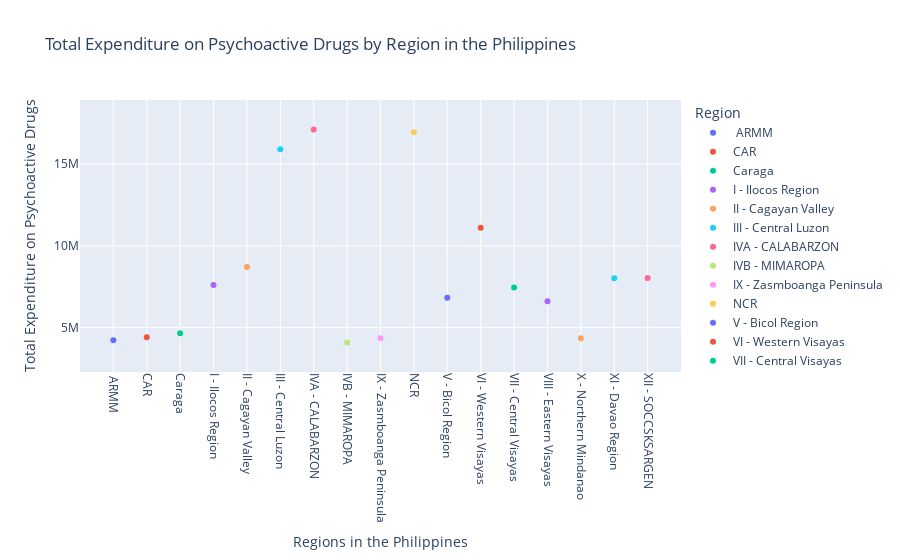

The cell this chart's notebook holds for it:
### Code cell
import pandas as pd
import plotly.express as px
%matplotlib inline

data = pd.read_excel('Family Income and Expenditure.xlsx', usecols='A,B,C,D,M,N,AH')

data['Psychoactive Drugs'] = data['Alcoholic Beverages Expenditure'] + data['Tobacco Expenditure']

df_region = data.groupby('Region')['Psychoactive Drugs'].sum().reset_index()

fig = px.scatter(df_region, x='Region', y='Psychoactive Drugs', color='Region',
                 title='Total Expenditure on Psychoactive Drugs by Region in the Philippines',
                 labels={'Region': 'Regions in the Philippines',
                         'Psychoactive Drugs': 'Total Expenditure on Psychoactive Drugs'})

fig.update_layout(xaxis={'tickangle': 90},
                  yaxis={'title': 'Total Expenditure on Psychoactive Drugs'},
                  legend={'title': 'Region'})

fig.show()

### Figure 1 — Plotly figure (JSON) as saved in the notebook; plotly's stock layout.template omitted (floating-point values rounded to 4 significant figures)
{"data": [{"hovertemplate": "Regions in the Philippines=%{x}<br>Total Expenditure on Psychoactive Drugs=%{y}<extra></extra>", "legendgroup": " ARMM", "marker": {"color": "#636efa", "symbol": "circle"}, "mode": "markers", "name": " ARMM", "orientation": "v", "showlegend": true, "type": "scatter", "x": [" ARMM"], "xaxis": "x", "y": [4220489], "yaxis": "y"}, {"hovertemplate": "Regions in the Philippines=%{x}<br>Total Expenditure on Psychoactive Drugs=%{y}<extra></extra>", "legendgroup": "CAR", "marker": {"color": "#EF553B", "symbol": "circle"}, "mode": "markers", "name": "CAR", "orientation": "v", "showlegend": true, "type": "scatter", "x": ["CAR"], "xaxis": "x", "y": [4410401], "yaxis": "y"}, {"hovertemplate": "Regions in the Philippines=%{x}<br>Total Expenditure on Psychoactive Drugs=%{y}<extra></extra>", "legendgroup": "Caraga", "marker": {"color": "#00cc96", "symbol": "circle"}, "mode": "markers", "name": "Caraga", "orientation": "v", "showlegend": true, "type": "scatter", "x": ["Caraga"], "xaxis": "x", "y": [4653442], "yaxis": "y"}, {"hovertemplate": "Regions in the Philippines=%{x}<br>Total Expenditure on Psychoactive Drugs=%{y}<extra></extra>", "legendgroup": "I - Ilocos Region", "marker": {"color": "#ab63fa", "symbol": "circle"}, "mode": "markers", "name": "I - Ilocos Region", "orientation": "v", "showlegend": true, "type": "scatter", "x": ["I - Ilocos Region"], "xaxis": "x", "y": [7600076], "yaxis": "y"}, {"hovertemplate": "Regions in the Philippines=%{x}<br>Total Expenditure on Psychoactive Drugs=%{y}<extra></extra>", "legendgroup": "II - Cagayan Valley", "marker": {"color": "#FFA15A", "symbol": "circle"}, "mode": "markers", "name": "II - Cagayan Valley", "orientation": "v", "showlegend": true, "type": "scatter", "x": ["II - Cagayan Valley"], "xaxis": "x", "y": [8707784], "yaxis": "y"}, {"hovertemplate": "Regions in the Philippines=%{x}<br>Total Expenditure on Psychoactive Drugs=%{y}<extra></extra>", "legendgroup": "III - Central Luzon", "marker": {"color": "#19d3f3", "symbol": "circle"}, "mode": "markers", "name": "III - Central Luzon", "orientation": "v", "showlegend": true, "type": "scatter", "x": ["III - Central Luzon"], "xaxis": "x", "y": [15914721], "yaxis": "y"}, {"hovertemplate": "Regions in the Philippines=%{x}<br>Total Expenditure on Psychoactive Drugs=%{y}<extra></extra>", "legendgroup": "IVA - CALABARZON", "marker": {"color": "#FF6692", "symbol": "circle"}, "mode": "markers", "name": "IVA - CALABARZON", "orientation": "v", "showlegend": true, "type": "scatter", "x": ["IVA - CALABARZON"], "xaxis": "x", "y": [17115134], "yaxis": "y"}, {"hovertemplate": "Regions in the Philippines=%{x}<br>Total Expenditure on Psychoactive Drugs=%{y}<extra></extra>", "legendgroup": "IVB - MIMAROPA", "marker": {"color": "#B6E880", "symbol": "circle"}, "mode": "markers", "name": "IVB - MIMAROPA", "orientation": "v", "showlegend": true, "type": "scatter", "x": ["IVB - MIMAROPA"], "xaxis": "x", "y": [4090649], "yaxis": "y"}, {"hovertemplate": "Regions in the Philippines=%{x}<br>Total Expenditure on Psychoactive Drugs=%{y}<extra></extra>", "legendgroup": "IX - Zasmboanga Peninsula", "marker": {"color": "#FF97FF", "symbol": "circle"}, "mode": "markers", "name": "IX - Zasmboanga Peninsula", "orientation": "v", "showlegend": true, "type": "scatter", "x": ["IX - Zasmboanga Peninsula"], "xaxis": "x", "y": [4343985], "yaxis": "y"}, {"hovertemplate": "Regions in the Philippines=%{x}<br>Total Expenditure on Psychoactive Drugs=%{y}<extra></extra>", "legendgroup": "NCR", "marker": {"color": "#FECB52", "symbol": "circle"}, "mode": "markers", "name": "NCR", "orientation": "v", "showlegend": true, "type": "scatter", "x": ["NCR"], "xaxis": "x", "y": [16947705], "yaxis": "y"}, {"hovertemplate": "Regions in the Philippines=%{x}<br>Total Expenditure on Psychoactive Drugs=%{y}<extra></extra>", "legendgroup": "V - Bicol Region", "marker": {"color": "#636efa", "symbol": "circle"}, "mode": "markers", "name": "V - Bicol Region", "orientation": "v", "showlegend": true, "type": "scatter", "x": ["V - Bicol Region"], "xaxis": "x", "y": [6822271], "yaxis": "y"}, {"hovertemplate": "Regions in the Philippines=%{x}<br>Total Expenditure on Psychoactive Drugs=%{y}<extra></extra>", "legendgroup": "VI - Western Visayas", "marker": {"color": "#EF553B", "symbol": "circle"}, "mode": "markers", "name": "VI - Western Visayas", "orientation": "v", "showlegend": true, "type": "scatter", "x": ["VI - Western Visayas"], "xaxis": "x", "y": [11112930], "yaxis": "y"}, {"hovertemplate": "Regions in the Philippines=%{x}<br>Total Expenditure on Psychoactive Drugs=%{y}<extra></extra>", "legendgroup": "VII - Central Visayas", "marker": {"color": "#00cc96", "symbol": "circle"}, "mode": "markers", "name": "VII - Central Visayas", "orientation": "v", "showlegend": true, "type": "scatter", "x": ["VII - Central Visayas"], "xaxis": "x", "y": [7457263], "yaxis": "y"}, {"hovertemplate": "Regions in the Philippines=%{x}<br>Total Expenditure on Psychoactive Drugs=%{y}<extra></extra>", "legendgroup": "VIII - Eastern Visayas", "marker": {"color": "#ab63fa", "symbol": "circle"}, "mode": "markers", "name": "VIII - Eastern Visayas", "orientation": "v", "showlegend": true, "type": "scatter", "x": ["VIII - Eastern Visayas"], "xaxis": "x", "y": [6610203], "yaxis": "y"}, {"hovertemplate": "Regions in the Philippines=%{x}<br>Total Expenditure on Psychoactive Drugs=%{y}<extra></extra>", "legendgroup": "X - Northern Mindanao", "marker": {"color": "#FFA15A", "symbol": "circle"}, "mode": "markers", "name": "X - Northern Mindanao", "orientation": "v", "showlegend": true, "type": "scatter", "x": ["X - Northern Mindanao"], "xaxis": "x", "y": [4351410], "yaxis": "y"}, {"hovertemplate": "Regions in the Philippines=%{x}<br>Total Expenditure on Psychoactive Drugs=%{y}<extra></extra>", "legendgroup": "XI - Davao Region", "marker": {"color": "#19d3f3", "symbol": "circle"}, "mode": "markers", "name": "XI - Davao Region", "orientation": "v", "showlegend": true, "type": "scatter", "x": ["XI - Davao Region"], "xaxis": "x", "y": [8015586], "yaxis": "y"}, {"hovertemplate": "Regions in the Philippines=%{x}<br>Total Expenditure on Psychoactive Drugs=%{y}<extra></extra>", "legendgroup": "XII - SOCCSKSARGEN", "marker": {"color": "#FF6692", "symbol": "circle"}, "mode": "markers", "name": "XII - SOCCSKSARGEN", "orientation": "v", "showlegend": true, "type": "scatter", "x": ["XII - SOCCSKSARGEN"], "xaxis": "x", "y": [8036541], "yaxis": "y"}], "layout": {"autosize": true, "legend": {"title": {"text": "Region"}, "tracegroupgap": 0}, "title": {"text": "Total Expenditure on Psychoactive Drugs by Region in the Philippines"}, "xaxis": {"anchor": "y", "autorange": false, "categoryarray": [" ARMM", "CAR", "Caraga", "I - Ilocos Region", "II - Cagayan Valley", "III - Central Luzon", "IVA - CALABARZON", "IVB - MIMAROPA", "IX - Zasmboanga Peninsula", "NCR", "V - Bicol Region", "VI - Western Visayas", "VII - Central Visayas", "VIII - Eastern Visayas", "X - Northern Mindanao", "XI - Davao Region", "XII - SOCCSKSARGEN"], "categoryorder": "array", "domain": [0, 1], "range": [-0.9984, 17.0], "tickangle": 90, "title": {"text": "Regions in the Philippines"}, "type": "category"}, "yaxis": {"anchor": "x", "autorange": false, "domain": [0, 1], "range": [2284000.0, 18920000.0], "title": {"text": "Total Expenditure on Psychoactive Drugs"}, "type": "linear"}}}
